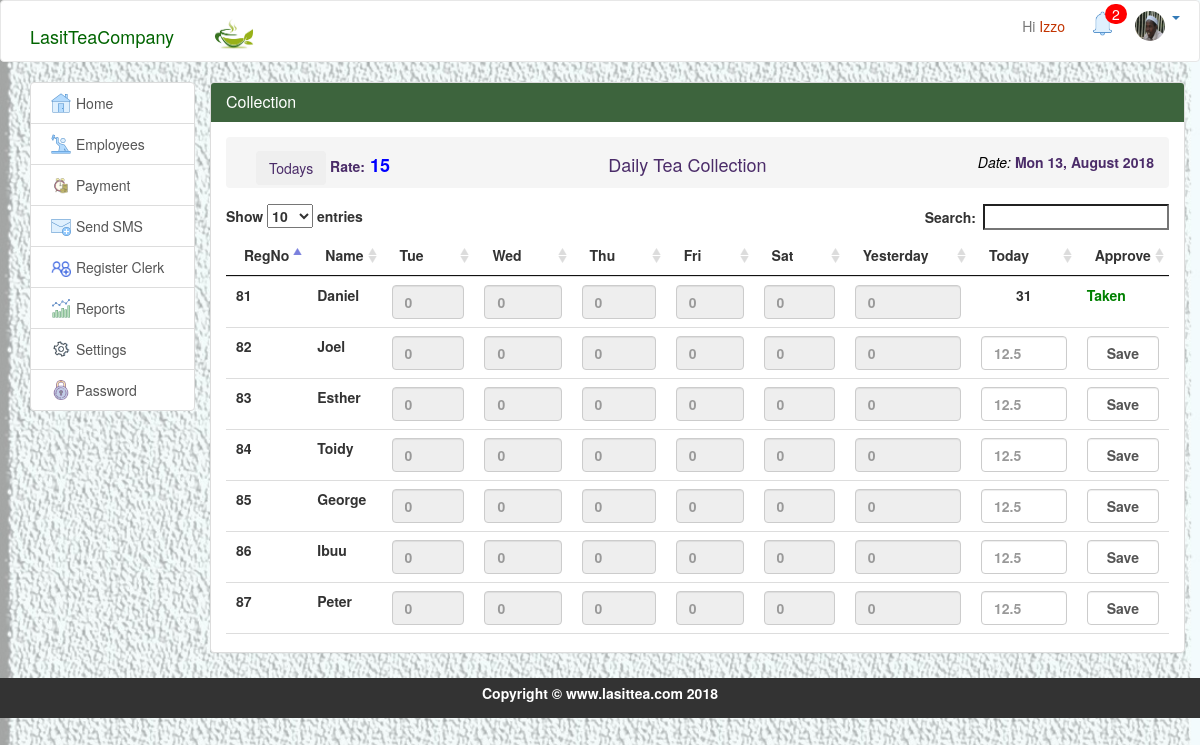
/collection.php (signed in), run on the app's committed database.
### tables this page shows
CREATE TABLE `staff` (
  `staff_id` int(20) NOT NULL,
  `fname` varchar(100) NOT NULL,
  `lname` varchar(20) NOT NULL,
  `sex` varchar(50) NOT NULL,
  `birthday` date NOT NULL,
  `username` varchar(50) NOT NULL,
  `password` varchar(50) NOT NULL,
  `date_registered` date NOT NULL,
  `id_number` varchar(8) NOT NULL,
  `phone_number` varchar(10) NOT NULL,
  `level` varchar(20) NOT NULL,
  `location` varchar(20) NOT NULL,
  `email` varchar(20) NOT NULL,
  `image` varchar(20) NOT NULL
);

CREATE TABLE `collectionrate` (
  `id` int(20) NOT NULL,
  `rate` float NOT NULL,
  `date` date NOT NULL
);

CREATE TABLE `collection` (
  `id` int(20) NOT NULL,
  `col_date` date NOT NULL,
  `weight` float NOT NULL,
  `rate` float NOT NULL,
  `staff_id` int(20) NOT NULL,
  `status` tinyint(4) NOT NULL,
  `ur_clerk` int(20) NOT NULL
);

### php/query.php (called while the page is built, shortened)
<?php
        $staff_id = $_SESSION['staff_id'];
        $notification="SELECT count(*) FROM message WHERE dest_id='$staff_id' AND Msg_read=0 AND subject='FEEDBACK'";
        $mesNo=$con->query($notification);
         $empW="SELECT * FROM staff WHERE `level`!= 'admin' AND `level`!= 'clerk'";
         $employ = $con->query($empW);
                              $dayBY=date("D", strtotime("-2 day"));
                              $twoDaysBY=date("D", strtotime("-3 day"));
                              $threeDaysBY=date("D", strtotime("-4 day"));
                              $fourDaysBY=date("D", strtotime("-5 day"));
                              $fiveDaysBY=date("D", strtotime("-6 day"));
          $dy=date('d');
          $today=date('D');
         if($today=='Mon'){
          $dy=$dy;
        } else if($today=='Tue'){
          $dy=$dy-1;
        }else if($today=='Wed'){
          $dy=$dy-2;
        }else if($today=='Thu'){
          $dy=$dy-3;
        }else if($today=='Fri'){
          $dy=$dy-4;
        }else if($today=='Sat'){
          $dy=$dy-5;
        }else{
          $dy=$dy-6;
        }
        $frm="2018-07-$dy";
      $empo2="SELECT count(*) FROM attendance LEFT JOIN staff on attendance.staff_id=staff.staff_id WHERE attendance.staff_id='$staff_id' AND date BETWEEN '$frm' AND CURDATE()";
         $employeeC = $con->query($empo2);
         $sl="SELECT image FROM staff where staff_id='$staff_id'";
         $img=$con->query($sl);
        ?>

### collection.php (the view, shortened to what this page needs)
<?php
include('php/connection.php');
include ('php/query.php');
?>
<!doctype html>
<html lang="en">
<head>
  <?php include 'inc/head.php'; ?>
</head>
<body>
  <?php include 'inc/header.php'; ?>
  <section id="main">
    <div class="container">
     <div class="row">
      <div class="col-md-2">
        <div class="list-group ">
          <a href="home.php" class="list-group-item"><img src="img/home.png" class="hd3"> Home </a>
            <?php if ($_SESSION['level']=='clerk') { ?>
          <a href="attendance.php" class="list-group-item"><img src="img/employee.png" class="hd3"> Attendance</a>
            <a href="collection.php" class="list-group-item main-color-bg"><img src="img/weight.png" class="hd3"> Collection</a>
           <?php }  if($_SESSION['level']!=='staff'){ ?>
              <a href="staff.php" id="stuff2" class="list-group-item"><img src="img/worker.png" class="hd3">  Employees </a>
                    <?php }?>
                <a href="payment.php" id="payHist" class="list-group-item"><img src="img/pay.png" class="hd3">  Payment</a>
                  <?php if($_SESSION['level']=='clerk'){  ?>
                  <a href="register.php" id="regc2" class="list-group-item"><img src="img/addP.png" class="hd3">  Add Employee </a>
                    <?php } else if($_SESSION['level']=='admin'){?>
                    <a href="sms.php" class="list-group-item"><img src="img/nit.png" class="hd3">Send SMS</a>
                  <a href="register.php" id="regc2" class="list-group-item "><img src="img/pple2.png" class="hd3"> Register Clerk </a>
                    <a href="stats.php" id="st" class="list-group-item"><img src="img/reports.png" class="hd3"> Reports </a>
                    <?php } if($_SESSION['level']=='admin'){  ?>
                    <a href="settings.php" class="list-group-item"><img src="img/settings.png" class="hd3"> Settings</a>
                    <?php }?>
                   <a href="changePassword.php" class="list-group-item"><img src="img/pass.png" class="hd3" align="center"> Password</a>
                    </div>
      </div>
                  <div class="col-md-10" id="pan">
                    <div class="panel panel-default">
                      <div class="panel-heading main-color-bg">
                        <h3 class="panel-title">Collection</h3>
                      </div>
                      <div class="panel-body">
                        <div id="scrolTable">
                          <ol class="breadcrumb">
                            <div class="col-md-3">
                              <button class="btn" id="tCol">Todays</button>
                              Rate:<label style="color: blue;"><h4>&nbsp;<b><?php
                                         $r="SELECT * FROM collectionrate";
                                         $rate=$con->query($r);
                                         $rrow=$rate->fetch_assoc();
                                        echo $rrow['rate'];
                             ?><b></h4></label> </div>
                              <div class="col-md-6">
                                <h4 align="center" class="two">Daily Tea Collection &nbsp;&nbsp;&nbsp;</h4> &nbsp;&nbsp;&nbsp;
                              </div>
                              <h5 align="right"> <em style="color: black;">Date: </em><b><?php echo " ".$date=date("D d, F Y");?></b></h5>
                              <div class="col-md-3">
                            </div>
                          </ol>
                          <?php if($_SESSION['level']=='clerk' || $_SESSION['level']=='admin'){?>
                            <div id="col5">
                          <table class="table" id="mytable4">
                            <thead>
                              <th>RegNo</th>
                              <th>Name</th>
                              <th><?=$fiveDaysBY;?></th>
                              <th><?=$fourDaysBY;?></th>
                              <th><?=$threeDaysBY;?></th>
                              <th><?=$twoDaysBY;?></th>
                              <th><?=$dayBY;?></th>
                              <th>Yesterday</th>
                              <th>Today</th>
                              <th>Approve</th>
                            </thead>
                            <tbody>
                              <?php
                              $yesterday=date("Y-m-d", strtotime("yesterday"));
                              $dayBeforeYesterday=date("Y-m-d", strtotime("-2 day"));
                              $twoDaysBefore=date("Y-m-d", strtotime("-3 day"));
                              $threeDaysBYesterday=date("Y-m-d", strtotime("-4 day"));
                              $fourDaysBYesterday=date("Y-m-d", strtotime("-5 day"));
                              $fiveDaysBYesterday=date("Y-m-d", strtotime("-6 day"));
                              while($row=$employ->fetch_array()){ ?>
                                <tr>
                                  <td><?php echo $row['staff_id']; ?></td>
                                  <td><?php echo $row['fname']; ?></td>
                                  <?php
                                  $staf=$row['staff_id'];
                                   $qeu="SELECT weight FROM `collection` WHERE col_date='$yesterday' AND staff_id='$staf'";
                                  $q=$con->query($qeu);
                                  if($q->num_rows > 0){
                                  $row=$q->fetch_assoc();
                                  $yWeight=$row['weight'];
                                  }else{
                                  $yWeight=0;
                                  }
                                   $qeu2="SELECT weight FROM `collection` WHERE col_date='$dayBeforeYesterday' AND staff_id='$staf'";
                                  $q2=$con->query($qeu2);
                                  if($q2->num_rows > 0){
                                  $row=$q2->fetch_assoc();
                                  $y2Weight=$row['weight'];
                                  }else{
                                  $y2Weight=0;
                                  }
                                  $qeu3="SELECT weight FROM `collection` WHERE col_date='$twoDaysBefore' AND staff_id='$staf'";
                                  $q3=$con->query($qeu3);
                                  if($q3->num_rows > 0){
                                  $row=$q3->fetch_assoc();
                                  $y3Weight=$row['weight'];
                                  }else{
                                  $y3Weight=0;
                                  }
                                   $qeu4="SELECT weight FROM `collection` WHERE col_date='$threeDaysBYesterday' AND staff_id='$staf'";
                                  $q4=$con->query($qeu4);
                                  if($q4->num_rows > 0){
                                  $row=$q4->fetch_assoc();
                                  $y4Weight=$row['weight'];
                                  }else{
                                  $y4Weight=0;
                                  }
                                   $qeu5="SELECT weight FROM `collection` WHERE col_date='$fourDaysBYesterday' AND staff_id='$staf'";
                                  $q5=$con->query($qeu5);
                                  if($q5->num_rows > 0){
                                  $row=$q5->fetch_assoc();
                                  $y5Weight=$row['weight'];
                                  }else{
                                  $y5Weight=0;
                                  }
                                   $qeu6="SELECT weight FROM `collection` WHERE col_date='$fiveDaysBYesterday' AND staff_id='$staf'";
                                  $q6=$con->query($qeu6);
                                  if($q6->num_rows > 0){
                                  $row=$q6->fetch_assoc();
                                  $y6Weight=$row['weight'];
                                  }else{
                                  $y6Weight=0;
                                  } ?>
                                  <td><input type="" name=""class="form-control" placeholder="<?= $y6Weight; ?>" disabled></td>
                                  <td><input type="" name=""class="form-control" placeholder="<?= $y5Weight; ?>" disabled></td>
                                  <td><input type="" name=""class="form-control" placeholder="<?= $y4Weight; ?>" disabled></td>
                                  <td><input type="" name=""class="form-control" placeholder="<?= $y3Weight; ?>" disabled></td>
                                  <td><input type="" name="" class="form-control" placeholder="<?= $y2Weight; ?>" disabled></td>
                                  <td><input type="" name=""class="form-control" placeholder="<?= $yWeight; ?>" disabled></td>
                                  <?php $colt="SELECT weight FROM collection WHERE staff_id='$staf' AND col_date=CURDATE()";
                                         $col=$con->query($colt);
                                         if($col->num_rows > 0) {
                                         $colRow=$col->fetch_assoc();
                                         echo "<td align='center'>";
                                         echo $colRow['weight'];
                                         echo "</td>";
                                         echo "<td style='color: green;'>";
                                         echo "Taken";
                                         echo "</td>"; } else{ ?>
                                  <td><input class="form-control tea_collect" placeholder="12.5" maxlength="5" type="number" required></td>
                                  <td>
                                    <input type="button" name="collectT"class="form-control col_save" value="Save">
                                  </td>
                                        <?php  } ?>
                              </tr>
                            <?php    }  ?>
                          </tbody>
                        </table>
                      </div>
                           <?php  } ?>
                      </div>
                    </div>
                  </div>
                </div>
              </div>
            </div>
        </section>
      </body>
      <?php include 'inc/footer.php';  ?>
      </html>

### inc/header.php (shortened to what this page needs)
<?php include ('php/query.php');?>
  <nav class="navbar navbar-default">
  <div class="container">
        <ul class="nav navbar-nav">
          <li><a class="navbar-brand" href="home.php" id="lasitStyl" >LasitTeaCompany</a>
          </li>
          <li><a href="home.php"> <img src="img/logo.png" id="hdimg2"></a></li>
        </ul>
          <ul class="nav navbar-nav navbar-right">
            <?php
            if(isset($_SESSION['username'])){ ?>
            <li> <a href="#" id="nam2" > Hi <span id="nam"><?php echo $_SESSION['username']; ?></span></a></li>
            <?php if($_SESSION['level']!=='staff'){?>
            <?php } if($_SESSION['level']=='admin'){?>
          <li><div style="margin: 5px;" id="notify"><a href="notification.php"><img src='img/notification.png' class="img-circle hd">
           <?php
              if ($row = $mesNo->fetch_array()) {
                if($row['count(*)'] > 0){ ?>
                  <span class="notify-badge"><?php echo $row['count(*)']; ?></span>
            <?php } else { ?>
           <span class="badg">  <?php echo "0"; } }?></span>
           </a>
          </div></li>
          <?php } ?>
           <li>
                <div class="dropdown">
                   <a href="#" class="dropdown-toggle" type="button" id="dropdownMenu1" data-toggle="dropdown" aria-haspopup="true" aria-expanded="true">
                              <div class="imgPos">
                                <?php $row = $img->fetch_assoc();
                                if ($row['image']=='') { ?>
                                  <img src="img/ava.png" class="img-circle hdimg">
                               <?php  } else{
                                  echo "<img src='empImgs/".$row['image']."'class='img-circle hdimg'>";
                                 }
                           ?>
                            <span class="caret"></span>
                             </div>
                   </a>
                                        </div>
              </li>
    <?php } ?>
        </ul>
  </div>
  </nav>

### assets/style.css (style rules this page uses)
body { background-image: url('../img/bg22.jpg'); background-size: 100%; background-position: center; background-repeat: no-repeat; }
.navbar-default { background-color: #ffffff; }
#pan { padding: 0; margin: 0; }
.hdimg { width: 30px; height: 30px; }
.hd { width: 25px; height: 25px; margin-left: 5px; }
.hd3 { width: 20px; height: 20px; margin-top: 0px; }
#hdimg2 { width: 50px; height: 35px; margin-bottom:0px; margin-top: 0px; padding: 0px; }
#lasitStyl { color:darkgreen; margin-top: 10px; }
.imgPos { margin: 5px; }
.navbar-default .navbar-brand { color: rgb(40, 17, 63); }
#nam { color: rgb(194, 52, 1); }
.main-color-bg { background-color: rgb(61, 100, 61) !important; border-color: rgb(61, 100, 61) !important; color: #ffffff !important; }
.notify-badge { position: absolute; left:25px; top:3px; background:red; text-align: center; border-radius: 30px 30px 30px 30px; color:white; padding:0px 7px; }
.breadcrumb { color: rgb(75, 44, 105); font-weight: bolder; margin: 0; }
#scrolTable { height: 500px; overflow: auto; }
img { float: left; margin: 5px; width: 250px; height: auto; }

### data on the page
staff: image (picture)
collectionrate: rate "15"
staff: staff_id "81", fname "Daniel", value "0", collection.weight "31"
staff: staff_id "82", fname "Joel", value "0"
staff: staff_id "83", fname "Esther", value "0"
staff: staff_id "84", fname "Toidy", value "0"
staff: staff_id "85", fname "George", value "0"
staff: staff_id "86", fname "Ibuu", value "0"
staff: staff_id "87", fname "Peter", value "0"

### other printed values
$_SESSION['username'] "Izzo"
$row['count(*)'] "2"
$fiveDaysBY "Tue"
$fourDaysBY "Wed"
$threeDaysBY "Thu"
$twoDaysBY "Fri"
$dayBY "Sat"
